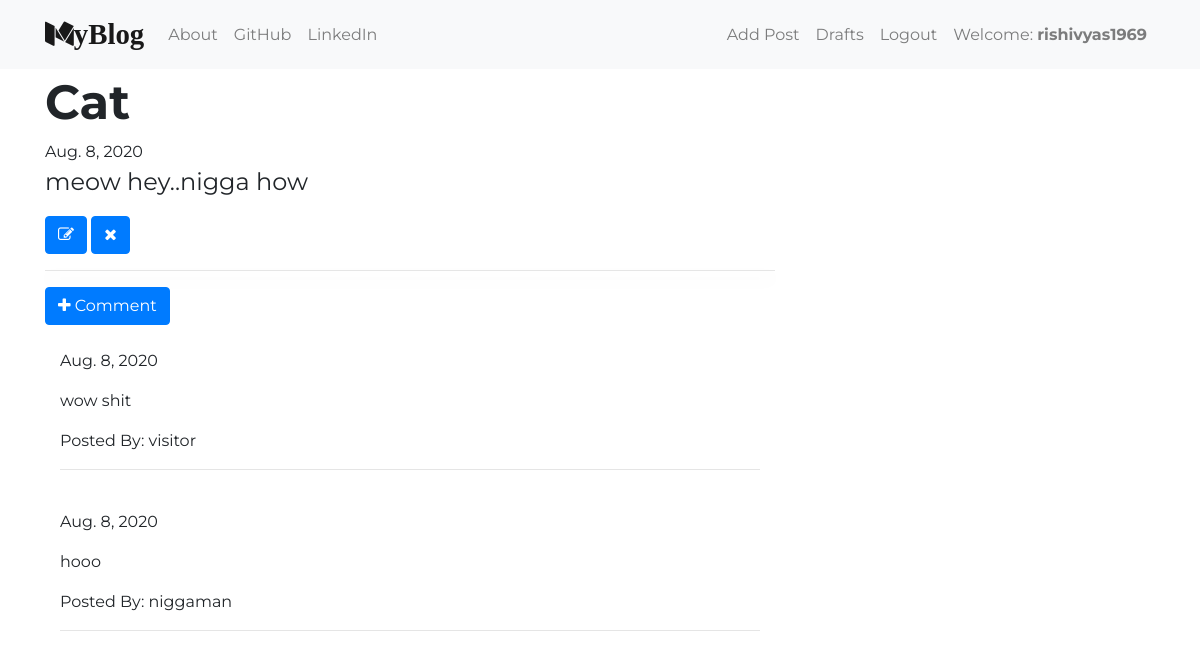
Page /post/2/ (signed in) on the committed database.
### blog/models.py (models this page shows, shortened)
class Post(models.Model):
    author = models.ForeignKey("auth.User", on_delete=models.CASCADE)
    title = models.CharField(max_length=200)
    text = models.CharField(max_length=500)
    create_date = models.DateField(default=timezone.now)
    publish_date = models.DateField(null=True, blank=True)

class Comment(models.Model):
    post = models.ForeignKey("blog.Post", related_name='comments', on_delete=models.CASCADE)
    author = models.CharField( max_length=200)
    text = models.CharField(max_length=500)
    create_date = models.DateField(default=timezone.now)
    approved_comment = models.BooleanField(null=True, blank=True)

### blog/views.py (the view)
# urls.py: path('post/<int:pk>/', views.PostDetailView.as_view(), name="post_detail"),
class PostDetailView(DetailView):
    model = Post

### blog/templates/blog/post_detail.html (shortened to what this page needs)
{% extends 'blog/base.html' %}
{% block content %}
    <h1 class="posttitle loader">{{ post.title }}</h1>
    {% if post.publish_date %}
        <div class="date publish_date">
            {{ post.publish_date }}
        </div>
    {% else %}
        <a class="btn btn-secondary" href="{% url 'post_publish' pk=post.pk %}">Publish</a>
    {% endif %}
    <p class="postcontent">{{ post.text|safe|linebreaksbr }}</p>
    {% if user.is_authenticated %}
        <a class="btn btn-primary" href="{% url 'post_edit' pk=post.pk%}"><i class="fa fa-pencil-square-o" aria-hidden="true"></i></a>
        <a class="btn btn-primary" href="{% url 'post_remove' pk=post.pk%}"><i class="fa fa-times" aria-hidden="true"></i></a>
    {% endif %}
    <hr class="shadow">
    <a class="btn btn-primary" href="{% url 'add_comment_to_post' pk=post.pk %}"><i class="fa fa-plus" aria-hidden="true"></i> Comment</a>
    <div class="container">
        {% for comment in post.comments.all %}
            <br>
            {% if user.is_authenticated or comment.approved_comment %}
                {{ comment.create_date }}
                <p>{{ comment.text|safe|linebreaks }}</p>
                <p>Posted By: {{ comment.author }}</p>
            {% endif %}
            <hr>
        {% endfor %}
{% endblock content %}

### blog/templates/blog/base.html (shortened to what this page needs)
<!DOCTYPE html>
{% load static %}
<html>
    <head>
        <link rel="stylesheet" href="https://stackpath.bootstrapcdn.com/bootstrap/4.5.2/css/bootstrap.min.css">
        <link rel="stylesheet" href="//cdn.jsdelivr.net/npm/medium-editor@latest/dist/css/medium-editor.min.css" type="text/css" media="screen" charset="utf-8">
        <link rel="stylesheet" href="{% static 'css/blog.css' %}" />
        <link rel="stylesheet" href="https://stackpath.bootstrapcdn.com/font-awesome/4.7.0/css/font-awesome.min.css">
    </head>
    <body>
        <nav class="navbar navbar-expand-lg navbar-light bg-light custom-navbar">
        <div class="container">
            <a class="navbar-brand mybrand" href="{% url 'post_list' %}"><i class="fa fa-medium" aria-hidden="true"></i>yBlog</a>
            <div class="collapse navbar-collapse" id="navbarNav">
                <ul class="navbar-nav">
                <li class="nav-item">
                    <a class="nav-link" href="{% url 'about' %}">About</a>
                </li>
                <li class="nav-item">
                    <a class="nav-link" href="https://github.com/rishivyas1969">GitHub</a>
                </li>
                <li class="nav-item">
                    <a class="nav-link" href="https://www.linkedin.com/in/rishi-vyas-43308414b/">LinkedIn</a>
                </li>
                </ul>
            </div>
            <ul class="navbar-nav navbar-right">
                    {% if user.is_authenticated %}
                        <li class="nav-item">
                            <a class="nav-link" href="{% url 'post_new' %}">Add Post</a>
                        </li>
                        <li class="nav-item">
                            <a class="nav-link" href="{% url 'post_draft_list' %}">Drafts</a>
                        </li>
                        <li class="nav-item">
                            <a class="nav-link" href="{% url 'logout' %}">Logout</a>
                        </li>
                        <li class="nav-item">
                            <a class="nav-link">Welcome: <span class="font-weight-bold">{{ user.username }}</span></a>
                        </li>
                    {% else %}
                        <li class="nav-item">
                            <a class="nav-link" href="{% url 'login' %}"><i class="fa fa-user" aria-hidden="true"></i></span></a>
                        </li>
                    {% endif %}
                </ul>
            </div>
        </nav>
        <div class="content container loader">
            <div class="row">
                <div class="col-md-8">
                    <div class="blog_posts">
                        {% block content %}
                        {% endblock content %}
                    </div>
                </div>
            </div>
        </div>
    </body>
</html>

### blog/static/css/blog.css (style rules this page uses)
body { font-family: Montserrat; }
.mybrand { font-size: 1.8em; font-weight: 700; font-family: Playfair; }
.custom-navbar { margin-bottom: 5px; }
.posttitle { font-family: Montserrat; font-size: 3em; text-transform: capitalize; font-weight: 700; }
.postcontent { font-family: Montserrat, sans-serif; font-size: 1.5em; }
.loader { filter:hue-rotate(0deg); color:linear-gradient(45deg,#0f8,#08f); animation:hue 10000ms infinite linear; }

### rows in the picture
Post: title "Cat", publish_date "Aug. 8, 2020", text "meow hey..nigga how"
Comment: create_date "Aug. 8, 2020", text "wow shit", author "visitor"
Comment: create_date "Aug. 8, 2020", text "hooo", author "niggaman"

### other values in the picture
{{ user.username }} "rishivyas1969"
